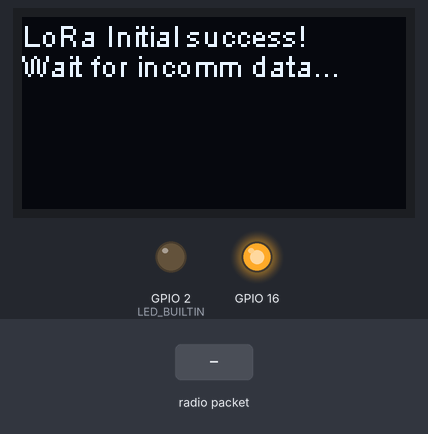
A sketch run on a simulated ESP32. Shown: 128×64 one-colour display, output pins drawn as LEDs (lit = HIGH). The test bench sets the inputs (shaded band). No radio packets arrive unless stated.

Above: at 3.8 s.
3.9 s: radio packet "1" arrives
At 5.1 s:
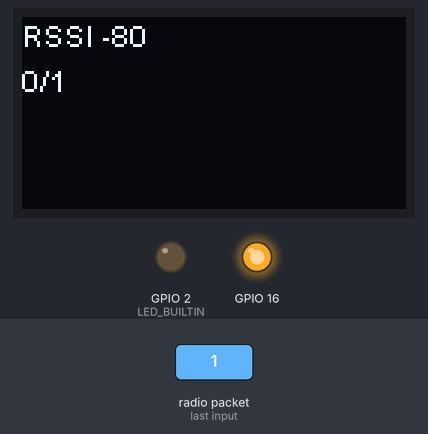
5.4 s: radio packet "0" arrives
At 6.5 s:
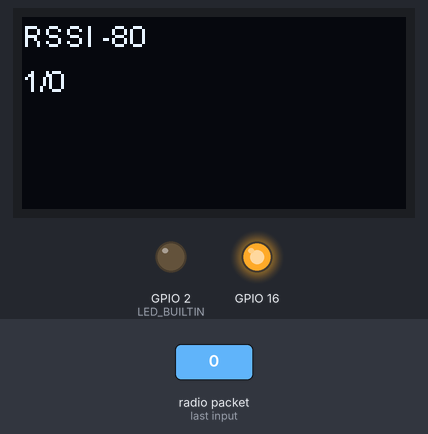
6.9 s: radio packet "2" arrives
At 7.6 s:
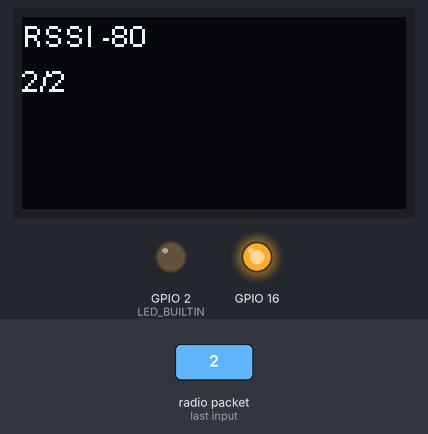
Timing chart, 0 to 9.9 s (numbered marks = the images above; inputs shaded):
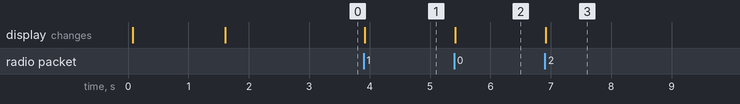

The sketch:

OLED_LoRa_Reciver.ino
```cpp
/*
  This is a simple example show the LoRa recived data in OLED.

  The onboard OLED display is SSD1306 driver and I2C interface. In order to make the
  OLED correctly operation, you should output a high-low-high(1-0-1) signal by soft-
  ware to OLED's reset pin, the low-level signal at least 5ms.

  OLED pins to ESP32 GPIOs via this connecthin:
  OLED_SDA -- GPIO4
  OLED_SCL -- GPIO15
  OLED_RST -- GPIO16

  by Aaron.Lee from HelTec AutoMation, ChengDu, China
  成都惠利特自动化科技有限公司
  www.heltec.cn

  this project also realess in GitHub:
  https://github.com/Heltec-Aaron-Lee/WiFi_Kit_series
*/
#include <SPI.h>
#include <LoRa.h>
#include <Wire.h>
#include "SSD1306.h"
#include "images.h"

// Pin definetion of WIFI LoRa 32
// HelTec AutoMation 2017 support@heltec.cn
#define SCK     5    // GPIO5  -- SX127x's SCK
#define MISO    19   // GPIO19 -- SX127x's MISO
#define MOSI    27   // GPIO27 -- SX127x's MOSI
#define SS      18   // GPIO18 -- SX127x's CS
#define RST     14   // GPIO14 -- SX127x's RESET
#define DI00    26   // GPIO26 -- SX127x's IRQ(Interrupt Request)

#define BAND    868E6  //you can set band here directly,e.g. 433E6,868E6,915E6
#define PABOOST true

SSD1306 display(0x3c, 4, 15);
String rssi = "RSSI --";
String packSize = "--";
String packet ;

void logo(){
  display.clear();
  display.drawXbm(0,5,logo_width,logo_height,logo_bits);
  display.display();
}

int counter = 0;
void loraData(){
  display.clear();
  display.setTextAlignment(TEXT_ALIGN_LEFT);
  display.setFont(ArialMT_Plain_10);
  display.drawString(0 , 15 , String(counter++) + "/" + packet);
  //display.drawStringMaxWidth(0 , 26 , 128, packet);
  display.drawString(0, 0, rssi);
  display.display();
}

void cbk(int packetSize) {
  packet ="";
  packSize = String(packetSize, DEC);
  for (int i = 0; i < packetSize; i++) { packet += (char) LoRa.read(); }
  rssi = "RSSI " + String(LoRa.packetRssi(), DEC) ;
  loraData();
}

void setup() {
  pinMode(LED_BUILTIN, OUTPUT);
  pinMode(16,OUTPUT);
  digitalWrite(16, LOW);    // set GPIO16 low to reset OLED
  delay(50);
  digitalWrite(16, HIGH); // while OLED is running, must set GPIO16 in high、
  display.init();
  display.flipScreenVertically();
  display.setFont(ArialMT_Plain_10);
  logo();
  delay(1500);
  display.clear();

  SPI.begin(SCK,MISO,MOSI,SS);
  LoRa.setPins(SS,RST,DI00);

  if (!LoRa.begin(BAND,PABOOST)) {
    display.drawString(0, 0, "Starting LoRa failed!");
    display.display();
    while (1);
  }
  display.drawString(0, 0, "LoRa Initial success!");
  display.drawString(0, 10, "Wait for incomm data...");
  display.display();
  delay(1000);
  //LoRa.onReceive(cbk);
  LoRa.receive();
}

unsigned long lastblink = millis();
void loop() {
  int packetSize = LoRa.parsePacket();
  if (packetSize) {
    cbk(packetSize);
    //digitalWrite(LED_BUILTIN, HIGH);
    //lastblink = millis();
  }
  /*
  if (millis() - lastblink > 50) {
    digitalWrite(LED_BUILTIN, LOW);
  }
  */
  delay(10);
}
```

Source omitted: images.h (data table, 5377 bytes)

Measured:
- after the input at 3.9 s, the display: changes at once (image 1)
- after the input at 5.4 s, the display: changes at once (image 2)
- after the input at 6.9 s, the display: changes at once (image 3)
